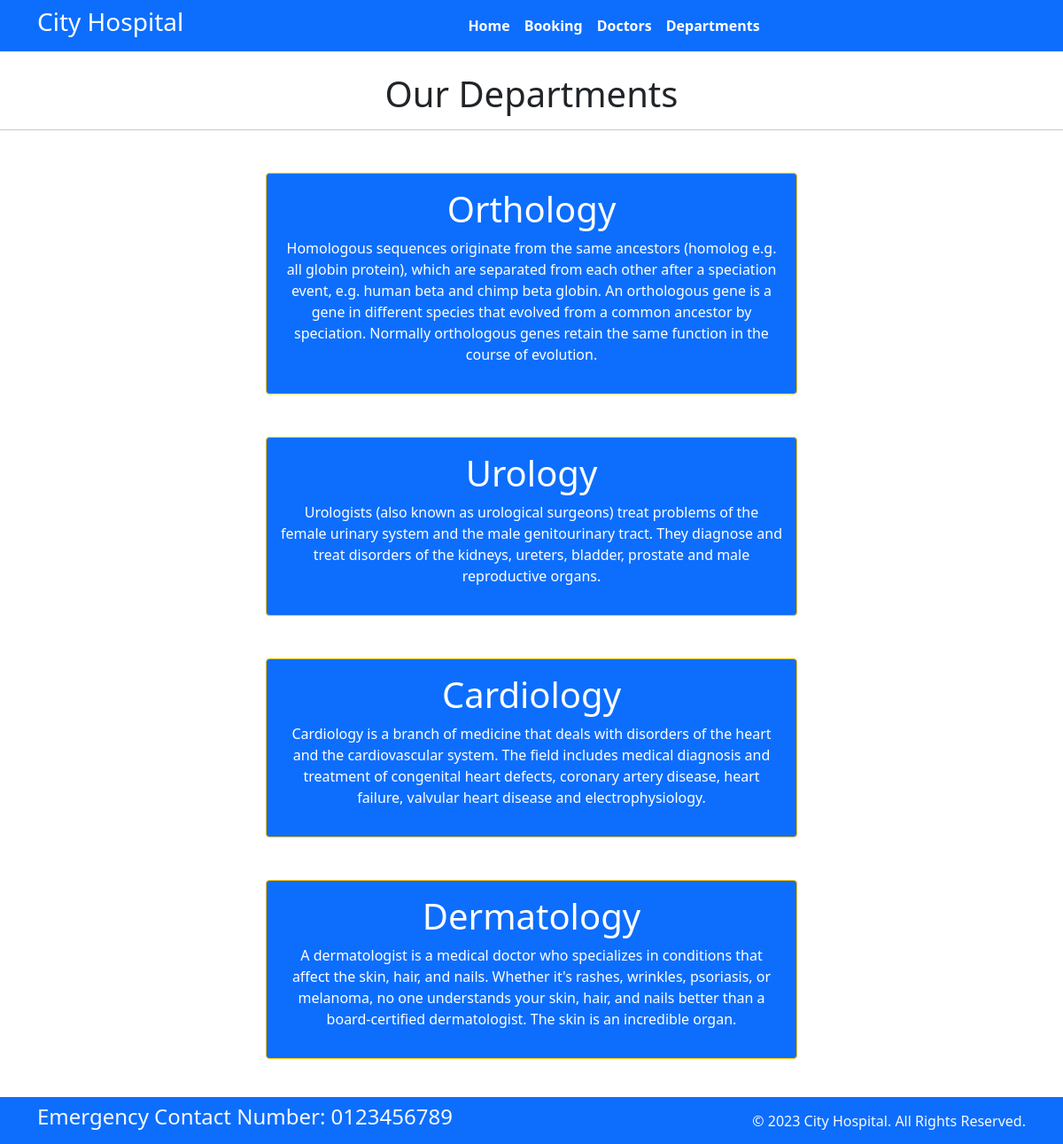
Screenshot of /department with the database file from the repository.
### home/models.py (models this page shows, shortened)
class Departments(models.Model):
    dept_name =models.CharField(max_length=255)
    dept_description =models.TextField()

### home/views.py (the view)
# urls.py: path('department',views.department,name='department'),
def department(request):
    dep_dict={
        'dep':Departments.objects.all()
    }
    return render(request,'department.html',dep_dict)

### home/templates/department.html (shortened to what this page needs)
{% extends 'base.html' %}
{% block content %}
<br>
 <h1 class="text-center">Our Departments</h1>
 <hr>
{% for d in dep %}
 <div class="mx-auto w-50 bg-primary text-center text-white p-3 my-5 border border-warning rounded">
    <h1>{{d.dept_name}}</h1>
    <p>{{d.dept_description}}</p>
 </div>
{% endfor %}
<br><br>
{% endblock content %}

### rows the page displays
Departments: dept_name "Orthology", dept_description "Homologous sequences originate from the same ancestors (homolog e.g. all globin protein), which are separated from each other after a speciation event, e.g. human beta and chimp beta globin. An orthologous gene is a gene in different species that evolved from a common ancestor by speciation. Normally orthologous genes retain the same function in the course of evolution."
Departments: dept_name "Urology", dept_description "Urologists (also known as urological surgeons) treat problems of the female urinary system and the male genitourinary tract. They diagnose and treat disorders of the kidneys, ureters, bladder, prostate and male reproductive organs."
Departments: dept_name "Cardiology", dept_description "Cardiology is a branch of medicine that deals with disorders of the heart and the cardiovascular system. The field includes medical diagnosis and treatment of congenital heart defects, coronary artery disease, heart failure, valvular heart disease and electrophysiology."
Departments: dept_name "Dermatology", dept_description "A dermatologist is a medical doctor who specializes in conditions that affect the skin, hair, and nails. Whether it's rashes, wrinkles, psoriasis, or melanoma, no one understands your skin, hair, and nails better than a board-certified dermatologist. The skin is an incredible organ."
